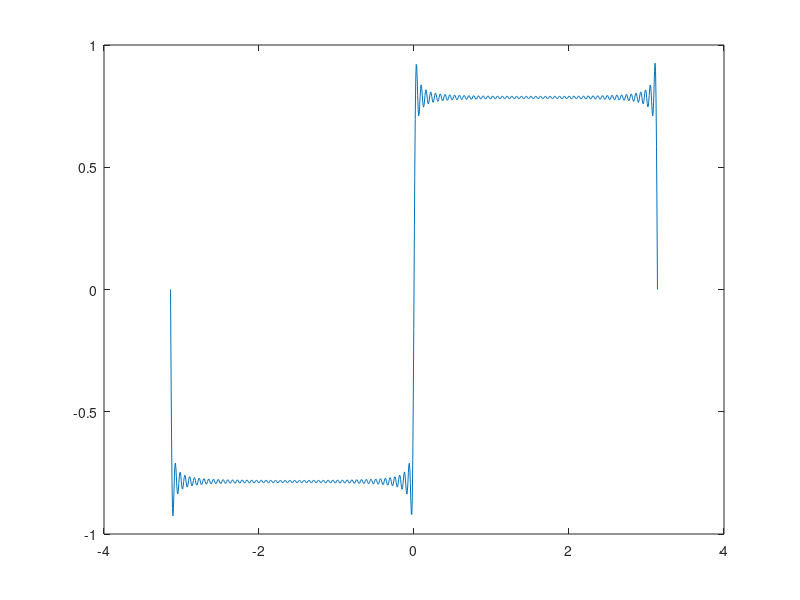

MATLAB code for this plot:
% SPDX-License-Identifier: GPL-3.0-or-later
%
% Solution.m -- Assignment 02 solution
% Copyright (C) 2024  Jacob Koziej <jacobkoziej@gmail.com>

clc;
clear;
close all;

%% 1
u = -4:2:4;
v = linspace(0, pi, 5);

%% 2
f = prod(1:10);

%% 3
A = zeros(2, 4);
A(1, 1) = 1;
A(2, 3) = 1;

B = reshape(1:16, 2, [])';
B = reshape(B, 4, 4);

%% 4
i = 50;
a_n = (2 .* (0:i) + 1)';

t = linspace(-pi, pi, 1e3);
s = sum(sin(a_n .* t) ./ a_n);

plot(t, s);
